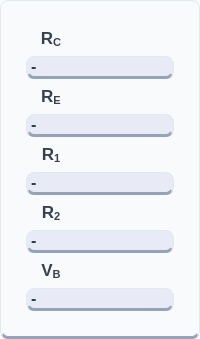
          <widget class="QFrame" name="frameOutputs_2">
           <property name="sizePolicy">
            <sizepolicy hsizetype="Preferred" vsizetype="Preferred">
             <horstretch>0</horstretch>
             <verstretch>0</verstretch>
            </sizepolicy>
           </property>
           <property name="minimumSize">
            <size>
             <width>120</width>
             <height>80</height>
            </size>
           </property>
           <property name="maximumSize">
            <size>
             <width>16777215</width>
             <height>16777215</height>
            </size>
           </property>
           <property name="styleSheet">
            <string notr="true">background-color: #f8fafc;
color: #334155;
border-radius: 8px;
border: 1px solid #e2e8f0;
border-bottom: 3px solid #94a3b8;
font-family: 'Inter', sans-serif;</string>
           </property>
           <property name="frameShape">
            <enum>QFrame::Shape::StyledPanel</enum>
           </property>
           <layout class="QVBoxLayout" name="verticalLayout_17">
            <property name="spacing">
             <number>5</number>
            </property>
            <property name="leftMargin">
             <number>25</number>
            </property>
            <property name="topMargin">
             <number>25</number>
            </property>
            <property name="rightMargin">
             <number>25</number>
            </property>
            <property name="bottomMargin">
             <number>25</number>
            </property>
            <item>
             <widget class="QLabel" name="labelIconRc">
              <property name="sizePolicy">
               <sizepolicy hsizetype="Expanding" vsizetype="Fixed">
                <horstretch>0</horstretch>
                <verstretch>0</verstretch>
               </sizepolicy>
              </property>
              <property name="minimumSize">
               <size>
                <width>40</width>
                <height>25</height>
               </size>
              </property>
              <property name="maximumSize">
               <size>
                <width>50</width>
                <height>50</height>
               </size>
              </property>
              <property name="styleSheet">
               <string notr="true">QLabel {
    color: #374151;             /* The dark charcoal text from Image 1 */
    font-family: &quot;Rockwell&quot;;    /* The serif font from Image 1 */
    font-size: 13pt;
    font-weight: bold;
    background: transparent;    /* Crucial for the Image 2 flat look */
    border: none;
}</string>
              </property>
              <property name="text">
               <string>&lt;html&gt;&lt;head/&gt;&lt;body&gt;&lt;p&gt;R&lt;span style=&quot; vertical-align:sub;&quot;&gt;C&lt;/span&gt;&lt;/p&gt;&lt;/body&gt;&lt;/html&gt;</string>
              </property>
              <property name="alignment">
               <set>Qt::AlignmentFlag::AlignCenter</set>
              </property>
             </widget>
            </item>
            <item>
             <widget class="QLabel" name="labelOutputRc">
              <property name="sizePolicy">
               <sizepolicy hsizetype="Preferred" vsizetype="Fixed">
                <horstretch>0</horstretch>
                <verstretch>0</verstretch>
               </sizepolicy>
              </property>
              <property name="minimumSize">
               <size>
                <width>100</width>
                <height>20</height>
               </size>
              </property>
              <property name="cursor">
               <cursorShape>IBeamCursor</cursorShape>
              </property>
              <property name="mouseTracking">
               <bool>true</bool>
              </property>
              <property name="styleSheet">
               <string notr="true">font-size: 16px; font-weight: bold; color: #2c3e50; background: #e8eaf6;

</string>
              </property>
              <property name="text">
               <string>-</string>
              </property>
              <property name="textInteractionFlags">
               <set>Qt::TextInteractionFlag::LinksAccessibleByMouse|Qt::TextInteractionFlag::TextSelectableByMouse</set>
              </property>
             </widget>
            </item>
            <item>
             <widget class="QLabel" name="labelIconRe">
              <property name="sizePolicy">
               <sizepolicy hsizetype="Expanding" vsizetype="Fixed">
                <horstretch>0</horstretch>
                <verstretch>0</verstretch>
               </sizepolicy>
              </property>
              <property name="minimumSize">
               <size>
                <width>40</width>
                <height>25</height>
               </size>
              </property>
              <property name="maximumSize">
               <size>
                <width>50</width>
                <height>50</height>
               </size>
              </property>
              <property name="styleSheet">
               <string notr="true">QLabel {
    color: #374151;             /* The dark charcoal text from Image 1 */
    font-family: &quot;Rockwell&quot;;    /* The serif font from Image 1 */
    font-size: 13pt;
    font-weight: bold;
    background: transparent;    /* Crucial for the Image 2 flat look */
    border: none;
}</string>
              </property>
              <property name="text">
               <string>&lt;html&gt;&lt;head/&gt;&lt;body&gt;&lt;p&gt;R&lt;span style=&quot; vertical-align:sub;&quot;&gt;E&lt;/span&gt;&lt;/p&gt;&lt;/body&gt;&lt;/html&gt;</string>
              </property>
              <property name="alignment">
               <set>Qt::AlignmentFlag::AlignCenter</set>
              </property>
             </widget>
            </item>
            <item>
             <widget class="QLabel" name="labelOutputRe">
              <property name="sizePolicy">
               <sizepolicy hsizetype="Preferred" vsizetype="Fixed">
                <horstretch>0</horstretch>
                <verstretch>0</verstretch>
               </sizepolicy>
              </property>
              <property name="minimumSize">
               <size>
                <width>100</width>
                <height>20</height>
               </size>
              </property>
              <property name="cursor">
               <cursorShape>IBeamCursor</cursorShape>
              </property>
              <property name="mouseTracking">
               <bool>true</bool>
              </property>
              <property name="styleSheet">
               <string notr="true">font-size: 16px; font-weight: bold; color: #2c3e50; background: #e8eaf6;

</string>
              </property>
              <property name="text">
               <string>-</string>
              </property>
              <property name="textInteractionFlags">
               <set>Qt::TextInteractionFlag::LinksAccessibleByMouse|Qt::TextInteractionFlag::TextSelectableByMouse</set>
              </property>
             </widget>
            </item>
            <item>
             <widget class="QLabel" name="labelIconVc_2">
              <property name="sizePolicy">
               <sizepolicy hsizetype="Expanding" vsizetype="Fixed">
                <horstretch>40</horstretch>
                <verstretch>40</verstretch>
               </sizepolicy>
              </property>
              <property name="minimumSize">
               <size>
                <width>40</width>
                <height>25</height>
               </size>
              </property>
              <property name="maximumSize">
               <size>
                <width>50</width>
                <height>50</height>
               </size>
              </property>
              <property name="styleSheet">
               <string notr="true">QLabel {
    color: #374151;             /* The dark charcoal text from Image 1 */
    font-family: &quot;Rockwell&quot;;    /* The serif font from Image 1 */
    font-size: 13pt;
    font-weight: bold;
    background: transparent;    /* Crucial for the Image 2 flat look */
    border: none;
}</string>
              </property>
              <property name="text">
               <string>&lt;html&gt;&lt;head/&gt;&lt;body&gt;&lt;p&gt;R&lt;span style=&quot; vertical-align:sub;&quot;&gt;1&lt;/span&gt;&lt;/p&gt;&lt;/body&gt;&lt;/html&gt;</string>
              </property>
              <property name="alignment">
               <set>Qt::AlignmentFlag::AlignCenter</set>
              </property>
             </widget>
            </item>
            <item>
             <widget class="QLabel" name="labelOutputR1">
              <property name="sizePolicy">
               <sizepolicy hsizetype="Preferred" vsizetype="Fixed">
                <horstretch>0</horstretch>
                <verstretch>0</verstretch>
               </sizepolicy>
              </property>
              <property name="minimumSize">
               <size>
                <width>100</width>
                <height>20</height>
               </size>
              </property>
              <property name="cursor">
               <cursorShape>IBeamCursor</cursorShape>
              </property>
              <property name="mouseTracking">
               <bool>true</bool>
              </property>
              <property name="styleSheet">
               <string notr="true">font-size: 16px; font-weight: bold; color: #2c3e50; background: #e8eaf6;

</string>
              </property>
              <property name="text">
               <string>-</string>
              </property>
              <property name="textInteractionFlags">
               <set>Qt::TextInteractionFlag::LinksAccessibleByMouse|Qt::TextInteractionFlag::TextSelectableByMouse</set>
              </property>
             </widget>
            </item>
            <item>
             <widget class="QLabel" name="labelIconVb">
              <property name="sizePolicy">
               <sizepolicy hsizetype="Expanding" vsizetype="Fixed">
                <horstretch>0</horstretch>
                <verstretch>0</verstretch>
               </sizepolicy>
              </property>
              <property name="minimumSize">
               <size>
                <width>40</width>
                <height>25</height>
               </size>
              </property>
              <property name="maximumSize">
               <size>
                <width>50</width>
                <height>50</height>
               </size>
              </property>
              <property name="styleSheet">
               <string notr="true">QLabel {
    color: #374151;             /* The dark charcoal text from Image 1 */
    font-family: &quot;Rockwell&quot;;    /* The serif font from Image 1 */
    font-size: 13pt;
    font-weight: bold;
    background: transparent;    /* Crucial for the Image 2 flat look */
    border: none;
}</string>
              </property>
              <property name="text">
               <string>&lt;html&gt;&lt;head/&gt;&lt;body&gt;&lt;p&gt;R&lt;span style=&quot; vertical-align:sub;&quot;&gt;2&lt;/span&gt;&lt;/p&gt;&lt;/body&gt;&lt;/html&gt;</string>
              </property>
              <property name="alignment">
               <set>Qt::AlignmentFlag::AlignCenter</set>
              </property>
             </widget>
            </item>
            <item>
             <widget class="QLabel" name="labelOutputR2">
              <property name="sizePolicy">
               <sizepolicy hsizetype="Preferred" vsizetype="Fixed">
                <horstretch>0</horstretch>
                <verstretch>0</verstretch>
               </sizepolicy>
              </property>
              <property name="minimumSize">
               <size>
                <width>100</width>
                <height>20</height>
               </size>
              </property>
              <property name="cursor">
               <cursorShape>IBeamCursor</cursorShape>
              </property>
              <property name="mouseTracking">
               <bool>true</bool>
              </property>
              <property name="styleSheet">
               <string notr="true">font-size: 16px; font-weight: bold; color: #2c3e50; background: #e8eaf6;

</string>
              </property>
              <property name="text">
               <string>-</string>
              </property>
              <property name="textInteractionFlags">
               <set>Qt::TextInteractionFlag::LinksAccessibleByMouse|Qt::TextInteractionFlag::TextSelectableByMouse</set>
              </property>
             </widget>
            </item>
            <item>
             <widget class="QLabel" name="labelIconVb_2">
              <property name="sizePolicy">
               <sizepolicy hsizetype="Expanding" vsizetype="Fixed">
                <horstretch>0</horstretch>
                <verstretch>0</verstretch>
               </sizepolicy>
              </property>
              <property name="minimumSize">
               <size>
                <width>40</width>
                <height>25</height>
               </size>
              </property>
              <property name="maximumSize">
               <size>
                <width>50</width>
                <height>50</height>
               </size>
              </property>
              <property name="styleSheet">
               <string notr="true">QLabel {
    color: #374151;             /* The dark charcoal text from Image 1 */
    font-family: &quot;Rockwell&quot;;    /* The serif font from Image 1 */
    font-size: 13pt;
    font-weight: bold;
    background: transparent;    /* Crucial for the Image 2 flat look */
    border: none;
}</string>
              </property>
              <property name="text">
               <string>&lt;html&gt;&lt;head/&gt;&lt;body&gt;&lt;p&gt;V&lt;span style=&quot; vertical-align:sub;&quot;&gt;B&lt;/span&gt;&lt;/p&gt;&lt;/body&gt;&lt;/html&gt;</string>
              </property>
              <property name="alignment">
               <set>Qt::AlignmentFlag::AlignCenter</set>
              </property>
             </widget>
            </item>
            <item>
             <widget class="QLabel" name="labelOutputVb">
              <property name="sizePolicy">
               <sizepolicy hsizetype="Preferred" vsizetype="Fixed">
                <horstretch>0</horstretch>
                <verstretch>0</verstretch>
               </sizepolicy>
              </property>
              <property name="minimumSize">
               <size>
                <width>100</width>
                <height>20</height>
               </size>
              </property>
              <property name="cursor">
               <cursorShape>IBeamCursor</cursorShape>
              </property>
              <property name="mouseTracking">
               <bool>true</bool>
              </property>
              <property name="styleSheet">
               <string notr="true">font-size: 16px; font-weight: bold; color: #2c3e50; background: #e8eaf6;

</string>
              </property>
              <property name="text">
               <string>-</string>
              </property>
              <property name="textInteractionFlags">
               <set>Qt::TextInteractionFlag::LinksAccessibleByMouse|Qt::TextInteractionFlag::TextSelectableByMouse</set>
              </property>
             </widget>
            </item>
           </layout>
          </widget>
